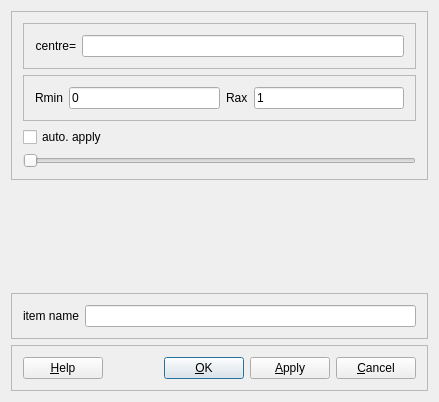
<?xml version="1.0" encoding="UTF-8"?>
<ui version="4.0">
 <class>SphereConfig</class>
 <widget class="QDialog" name="SphereConfig">
  <property name="geometry">
   <rect>
    <x>0</x>
    <y>0</y>
    <width>439</width>
    <height>402</height>
   </rect>
  </property>
  <property name="windowTitle">
   <string>configure sphere</string>
  </property>
  <layout class="QVBoxLayout">
   <item>
    <widget class="Q3Frame" name="frame39">
     <property name="frameShape">
      <enum>QFrame::StyledPanel</enum>
     </property>
     <property name="frameShadow">
      <enum>QFrame::Raised</enum>
     </property>
     <layout class="QVBoxLayout">
      <item>
       <widget class="Q3Frame" name="frame30">
        <property name="frameShape">
         <enum>QFrame::StyledPanel</enum>
        </property>
        <property name="frameShadow">
         <enum>QFrame::Raised</enum>
        </property>
        <layout class="QGridLayout">
         <item row="0" column="0">
          <widget class="QLabel" name="textLabel3">
           <property name="text">
            <string>centre=</string>
           </property>
           <property name="alignment">
            <set>Qt::AlignRight|Qt::AlignTrailing|Qt::AlignVCenter</set>
           </property>
           <property name="wordWrap">
            <bool>false</bool>
           </property>
          </widget>
         </item>
         <item row="0" column="1">
          <widget class="QLineEdit" name="x"/>
         </item>
        </layout>
       </widget>
      </item>
      <item>
       <widget class="Q3Frame" name="frame30_2">
        <property name="frameShape">
         <enum>QFrame::StyledPanel</enum>
        </property>
        <property name="frameShadow">
         <enum>QFrame::Raised</enum>
        </property>
        <layout class="QHBoxLayout">
         <item>
          <widget class="QLabel" name="textLabel1">
           <property name="text">
            <string>Rmin</string>
           </property>
           <property name="wordWrap">
            <bool>false</bool>
           </property>
          </widget>
         </item>
         <item>
          <widget class="QLineEdit" name="rmin">
           <property name="text">
            <string>0</string>
           </property>
          </widget>
         </item>
         <item>
          <widget class="QLabel" name="textLabel1_2">
           <property name="text">
            <string>Rax</string>
           </property>
           <property name="wordWrap">
            <bool>false</bool>
           </property>
          </widget>
         </item>
         <item>
          <widget class="QLineEdit" name="rmax">
           <property name="text">
            <string>1</string>
           </property>
          </widget>
         </item>
        </layout>
       </widget>
      </item>
      <item>
       <widget class="QCheckBox" name="auto_cb">
        <property name="text">
         <string>auto. apply</string>
        </property>
       </widget>
      </item>
      <item>
       <widget class="QSlider" name="slider">
        <property name="maximum">
         <number>1000</number>
        </property>
        <property name="orientation">
         <enum>Qt::Horizontal</enum>
        </property>
       </widget>
      </item>
     </layout>
    </widget>
   </item>
   <item>
    <spacer name="spacer22">
     <property name="orientation">
      <enum>Qt::Vertical</enum>
     </property>
     <property name="sizeType">
      <enum>QSizePolicy::Expanding</enum>
     </property>
     <property name="sizeHint" stdset="0">
      <size>
       <width>20</width>
       <height>60</height>
      </size>
     </property>
    </spacer>
   </item>
   <item>
    <widget class="Q3Frame" name="frame18">
     <property name="frameShape">
      <enum>QFrame::StyledPanel</enum>
     </property>
     <property name="frameShadow">
      <enum>QFrame::Raised</enum>
     </property>
     <layout class="QHBoxLayout">
      <item>
       <widget class="QLabel" name="textLabel2_2">
        <property name="text">
         <string>item name</string>
        </property>
        <property name="wordWrap">
         <bool>false</bool>
        </property>
       </widget>
      </item>
      <item>
       <widget class="QLineEdit" name="name_edit"/>
      </item>
     </layout>
    </widget>
   </item>
   <item>
    <widget class="Q3Frame" name="frame38">
     <property name="frameShape">
      <enum>QFrame::StyledPanel</enum>
     </property>
     <property name="frameShadow">
      <enum>QFrame::Raised</enum>
     </property>
     <layout class="QHBoxLayout">
      <item>
       <widget class="QPushButton" name="buttonHelp">
        <property name="text">
         <string>&amp;Help</string>
        </property>
        <property name="shortcut">
         <string>F1</string>
        </property>
        <property name="autoDefault">
         <bool>true</bool>
        </property>
       </widget>
      </item>
      <item>
       <spacer name="Horizontal Spacing2">
        <property name="orientation">
         <enum>Qt::Horizontal</enum>
        </property>
        <property name="sizeType">
         <enum>QSizePolicy::Expanding</enum>
        </property>
        <property name="sizeHint" stdset="0">
         <size>
          <width>90</width>
          <height>20</height>
         </size>
        </property>
       </spacer>
      </item>
      <item>
       <widget class="QPushButton" name="buttonOk">
        <property name="text">
         <string>&amp;OK</string>
        </property>
        <property name="shortcut">
         <string/>
        </property>
        <property name="autoDefault">
         <bool>true</bool>
        </property>
        <property name="default">
         <bool>true</bool>
        </property>
       </widget>
      </item>
      <item>
       <widget class="QPushButton" name="apply_pb">
        <property name="text">
         <string>&amp;Apply</string>
        </property>
        <property name="shortcut">
         <string>Alt+A</string>
        </property>
       </widget>
      </item>
      <item>
       <widget class="QPushButton" name="buttonCancel">
        <property name="text">
         <string>&amp;Cancel</string>
        </property>
        <property name="shortcut">
         <string/>
        </property>
        <property name="autoDefault">
         <bool>true</bool>
        </property>
       </widget>
      </item>
     </layout>
    </widget>
   </item>
  </layout>
 </widget>
 <layoutdefault spacing="6" margin="11"/>
 <customwidgets>
  <customwidget>
   <class>Q3Frame</class>
   <extends>QFrame</extends>
   <header>Qt3Support/Q3Frame</header>
   <container>1</container>
  </customwidget>
 </customwidgets>
 <resources/>
 <connections>
  <connection>
   <sender>buttonOk</sender>
   <signal>clicked()</signal>
   <receiver>SphereConfig</receiver>
   <slot>accept()</slot>
   <hints>
    <hint type="sourcelabel">
     <x>20</x>
     <y>20</y>
    </hint>
    <hint type="destinationlabel">
     <x>20</x>
     <y>20</y>
    </hint>
   </hints>
  </connection>
  <connection>
   <sender>buttonCancel</sender>
   <signal>clicked()</signal>
   <receiver>SphereConfig</receiver>
   <slot>reject()</slot>
   <hints>
    <hint type="sourcelabel">
     <x>20</x>
     <y>20</y>
    </hint>
    <hint type="destinationlabel">
     <x>20</x>
     <y>20</y>
    </hint>
   </hints>
  </connection>
 </connections>
</ui>
